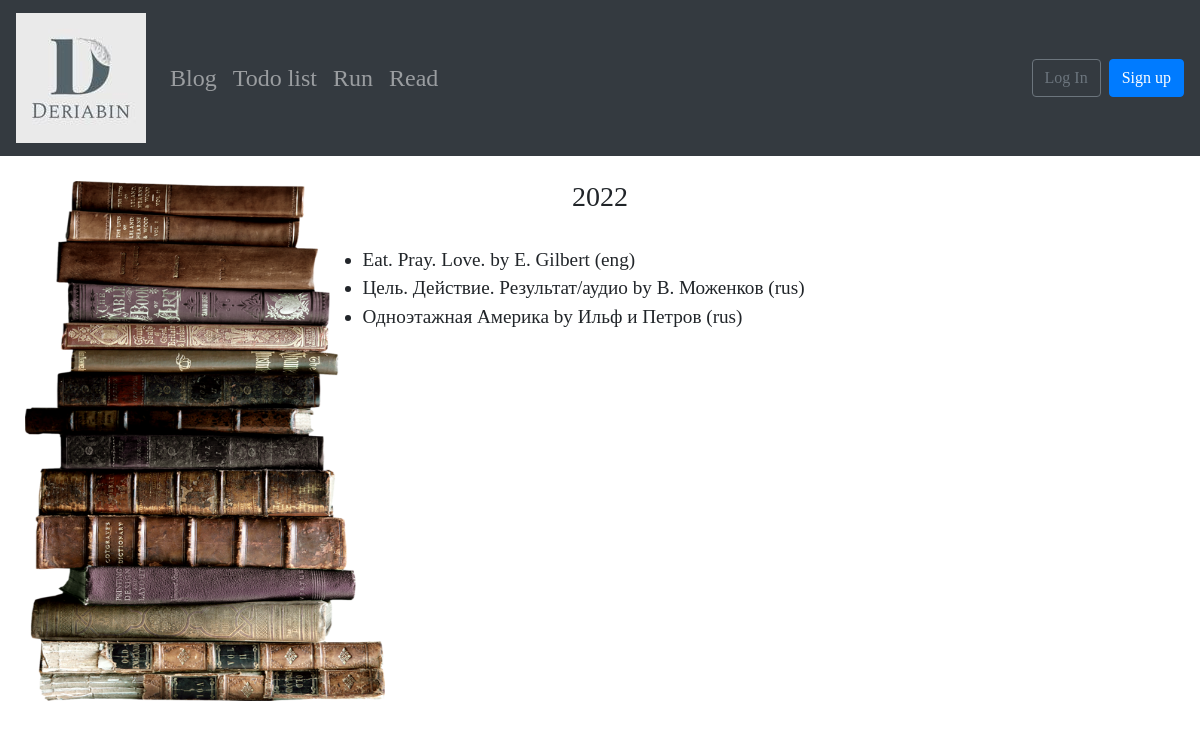
The app's page /read/1/ with its own data.
### read/models.py (models this page shows, shortened)
class Year(models.Model):
    title = models.PositiveIntegerField()
    def __str__(self):
        t = str(self.title)
        return t

class Book(models.Model):
    choices = (
        ('rus', 'rus'),
        ('eng', 'eng'),
    )
    title = models.CharField(max_length=140)
    author = models.CharField(max_length=140)
    year = models.ForeignKey(Year, related_name='books', on_delete=models.CASCADE)
    language = models.CharField(max_length=10, choices=choices)

### read/views.py (the view)
# urls.py: path("read/<int:year_id>/", views.YearListView.as_view(), name="read_year"),
class YearListView(ListView):
    model = Book
    template_name = "read/read_year.html"
    context_object_name = 'ooks'
    def get_queryset(self):
        return Book.objects.filter(year_id=self.kwargs["year_id"])
    def get_context_data(self):
        context = super().get_context_data()
        context["year"] = Year.objects.get(id=self.kwargs["year_id"])
        return context

### templates/read/read_year.html (shortened to what this page needs)
{% extends "base.html" %}
{% load static %}
{% block content %}
<img class="book" src="{% static 'images/books.png' %}">
<br>
<h3 class="h3">{{ year }}</h3>
<br>
<div class="l_books">
<ul>
    {% for book in ooks %}
    <li>{{ book.title }} by {{ book.author }} ({{ book.language }})</li>
    {% endfor %}
</ul>
</div>
{% endblock %}

### static/css/base.css (style rules this page uses)
body { font-family: "Ubuntu"; }
.h3 { text-align: center; }
.l_books { width: 50%; margin-left: auto; margin-right: auto; font-size: 1.2em; }
.book { position: fixed; width: 30%; height: 65%; left: 0; margin-left: 25px; margin-top: 25px; }

### records on screen
Year: title "2022"
Book: title "Eat. Pray. Love.", author "E. Gilbert", language "eng"
Book: title "Цель. Действие. Результат/аудио", author "В. Моженков", language "rus"
Book: title "Одноэтажная Америка", author "Ильф и Петров", language "rus"
